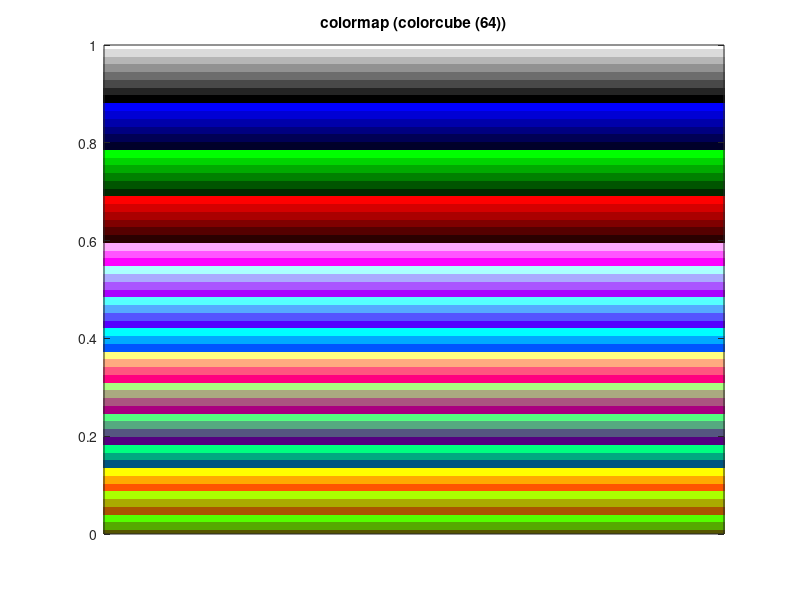

This figure's MATLAB source:
 ## Create an image for displaying a colormap image (1:64, linspace (0, 1, 64), repmat ((1:64)', 1, 64)); axis ([1, 64, 0, 1], "ticy", "xy"); ## Show 'viridis' colormap colormap (viridis (64)); title "colormap (viridis (64))" disp ("Press a key to continue"); pause (); ## Show 'colorcube' colormap colormap (colorcube (64)); title "colormap (colorcube (64))" 